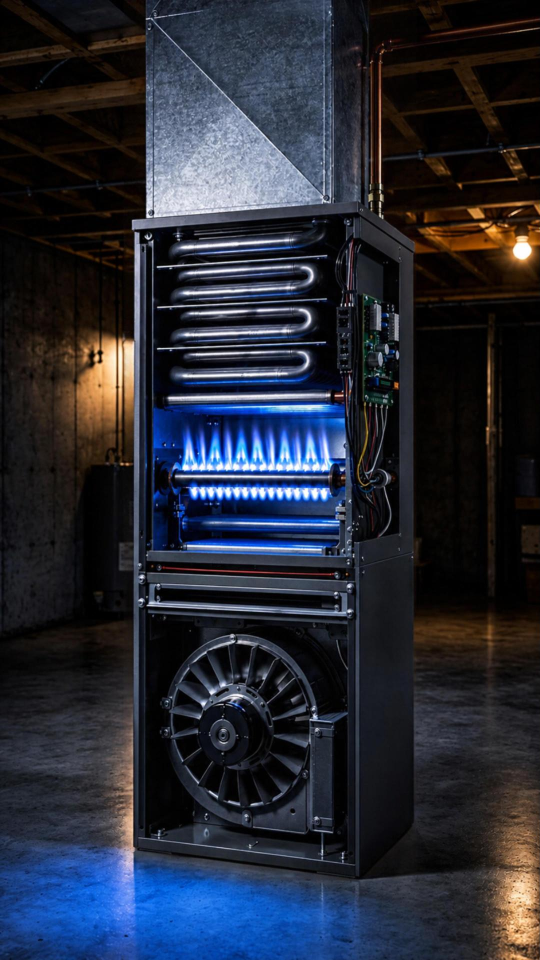
#> input picture assets/book/furnace.png, 1080 x 1920 px, found by its file name (shown at 1/2 size); its folder holds 6 pictures in this run
$ python make_covers.py
#> lines starting #> are read from the running program, lines starting #| are printed output that depends on the picture; after the words box and inside, x2 and y2 are one past the last pixel; in counts of white or black regions, pixels touching at a corner belong together
"""Paint the 'closed' exterior over each cutaway (1080x1920 crop coords) as an RGBA overlay for the reveal wipe."""
import random, math
from PIL import Image, ImageDraw, ImageFilter
random.seed(3)
A = "assets/book/"
def noise(im, amt=6):
    px = im.load(); w, h = im.size
    for y in range(h):
        for x in range(w):
            r, g, b, a = px[x, y]
            if a: n = random.randint(-amt, amt); px[x, y] = (max(0, min(255, r + n)), max(0, min(255, g + n)), max(0, min(255, b + n)), a)
    return im
def vgrad(w, h, top, bot):
    g = Image.new("RGBA", (w, h)); d = ImageDraw.Draw(g)
    for y in range(h): t = y / max(1, h - 1); d.line([(0, y), (w, y)], fill=tuple(int(top[i] + (bot[i] - top[i]) * t) for i in range(3)) + (255,))
    return g
def hgrad_shade(im, edge=0.18):          # darken left/right edges a little: reads as a solid object
    w, h = im.size; m = Image.new("L", (w, h), 0); d = ImageDraw.Draw(m)
    for x in range(w):
        u = abs(x / (w - 1) - .5) * 2; d.line([(x, 0), (x, h)], fill=int(255 * max(0, u - (1 - edge)) / edge * .5))
    dark = Image.new("RGBA", (w, h), (0, 0, 0, 255)); im.paste(Image.composite(dark, im, m), (0, 0)); return im
def save(ov, name, src):
    ov.save(A + name + "-cover.png")
    pv = Image.open(A + src + ".png").convert("RGBA"); pv.alpha_composite(ov); pv.resize((270, 480)).convert("RGB").save(f"/tmp/cov-{name}.jpg")

# furnace: closed front panel with louvers
ov = Image.new("RGBA", (1080, 1920), (0, 0, 0, 0)); x0, y0, x1, y1 = 266, 404, 828, 1752
#> after `ov = Image.new('RGBA', (1080, 1920), (0, 0, 0, 0))`: ov: PIL image 1080x1920 RGBA; every value is 0
p = noise(vgrad(x1 - x0, y1 - y0, (70, 72, 78), (46, 48, 54)), 4); hgrad_shade(p); d = ImageDraw.Draw(p); w, h = p.size
#> in vgrad, `g = Image.new('RGBA', (w, h))`: g: PIL image 562x1348 RGBA; every value is 0
#> in hgrad_shade, `m = Image.new('L', (w, h), 0)`: m: PIL image 562x1348 L; every value is 0
#> after `w, h = p.size`: w = 562; h = 1348
d.line([(0, 640), (w, 640)], fill=(28, 29, 33, 255), width=6); d.line([(0, 646), (w, 646)], fill=(98, 100, 106, 255), width=2)   # two doors
for i in range(9):                                                                 # louvers on the lower door
    yy = 760 + i * 34; d.rounded_rectangle([90, yy, w - 90, yy + 14], radius=7, fill=(26, 27, 31, 255)); d.line([(92, yy + 15), (w - 92, yy + 15)], fill=(110, 112, 118, 255), width=2)
for cx in (40, w - 40):
    for cy in (40, 600, 690, h - 40): d.ellipse([cx - 9, cy - 9, cx + 9, cy + 9], fill=(150, 152, 158, 255)); d.ellipse([cx - 4, cy - 4, cx + 4, cy + 4], fill=(60, 60, 64, 255))
d.rounded_rectangle([w // 2 - 46, 470, w // 2 + 46, 530], radius=10, fill=(16, 18, 26, 255), outline=(120, 122, 128, 255), width=3)  # sight window
d.ellipse([w // 2 - 22, 488, w // 2 + 22, 512], fill=(70, 120, 255, 255))
d.rounded_rectangle([120, 160, 300, 260], radius=6, fill=(214, 212, 204, 255)); d.rectangle([120, 160, 300, 186], fill=(40, 90, 160, 255))
for k in range(3): d.line([(136, 206 + k * 18), (270 - k * 30, 206 + k * 18)], fill=(130, 130, 130, 255), width=5)
ov.paste(p.filter(ImageFilter.GaussianBlur(.5)), (x0, y0)); save(ov, "furnace", "furnace")

# electrical panel: closed gray door (dead front)
ov = Image.new("RGBA", (1080, 1920), (0, 0, 0, 0)); x0, y0, x1, y1 = 190, 50, 870, 1838
p = noise(vgrad(x1 - x0, y1 - y0, (150, 153, 156), (112, 115, 118)), 4); hgrad_shade(p, .12); d = ImageDraw.Draw(p); w, h = p.size
#> in vgrad (call 2), `g = Image.new('RGBA', (w, h))`: g: PIL image 680x1788 RGBA; every value is 0
#> in hgrad_shade (call 2), `m = Image.new('L', (w, h), 0)`: m: PIL image 680x1788 L; every value is 0
#> after `w, h = p.size`: w = 680; h = 1788
d.rectangle([0, 0, w - 1, h - 1], outline=(70, 72, 76, 255), width=8); d.rectangle([22, 22, w - 23, h - 23], outline=(170, 173, 176, 255), width=3)
d.rounded_rectangle([w - 90, h // 2 - 70, w - 50, h // 2 + 70], radius=10, fill=(60, 62, 66, 255)); d.rectangle([w - 76, h // 2 - 20, w - 64, h // 2 + 20], fill=(25, 25, 28, 255))   # latch
d.rounded_rectangle([90, 140, 420, 330], radius=6, fill=(236, 234, 226, 255)); d.rectangle([90, 140, 420, 176], fill=(200, 60, 46, 255))
for k in range(5): d.line([(108, 206 + k * 24), (380 - (k % 2) * 90, 206 + k * 24)], fill=(140, 140, 140, 255), width=6)
for cx, cy in ((60, 60), (w - 60, 60), (60, h - 60), (w - 60, h - 60)): d.ellipse([cx - 11, cy - 11, cx + 11, cy + 11], fill=(190, 192, 196, 255), outline=(80, 80, 84, 255), width=3)
ov.paste(p.filter(ImageFilter.GaussianBlur(.5)), (x0, y0)); save(ov, "panel", "panel")
#> call 2 of save, with name = 'panel', src = 'panel'
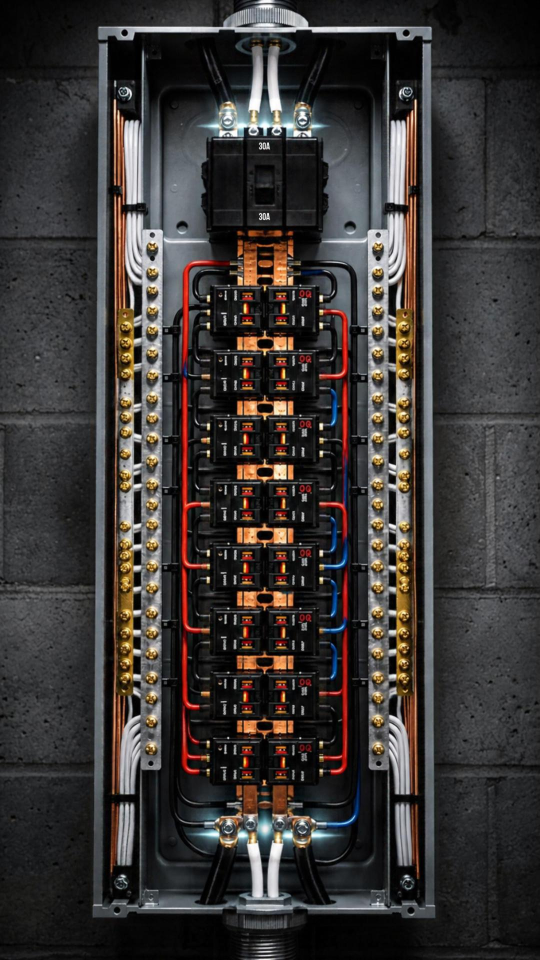
#> input picture assets/book/panel.png, 1080 x 1920 px, found by its file name (shown at 1/2 size)

# toilet: closed porcelain tank with its lid on, floating lid hidden
src = Image.open(A + "toilet.png").convert("RGBA")
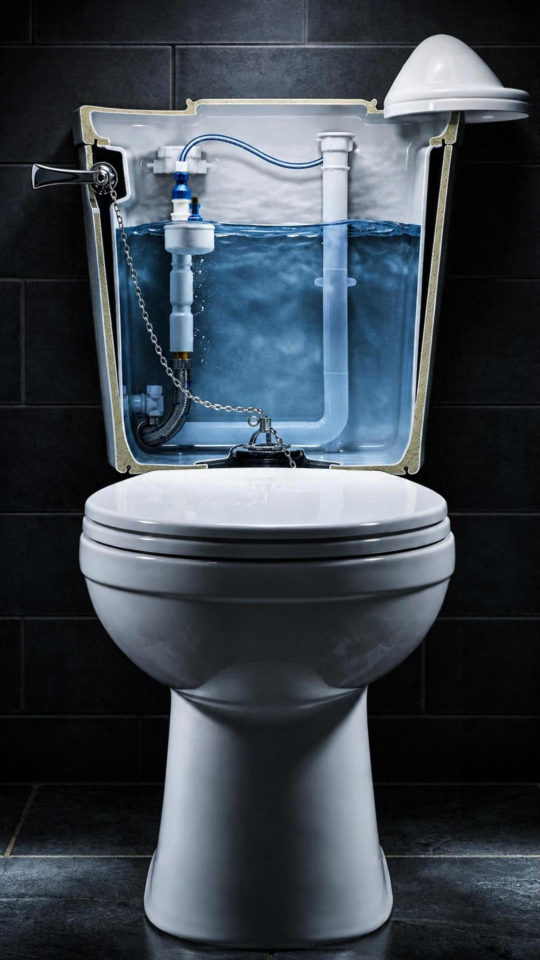
#> input picture assets/book/toilet.png, 1080 x 1920 px, found by its file name (shown at 1/2 size)
ov = Image.new("RGBA", (1080, 1920), (0, 0, 0, 0))
bg = src.crop((0, 40, 150, 260));
for xx in range(760, 1080, 150): ov.paste(bg, (xx, 40))                         # cover the floating lid with wall tile
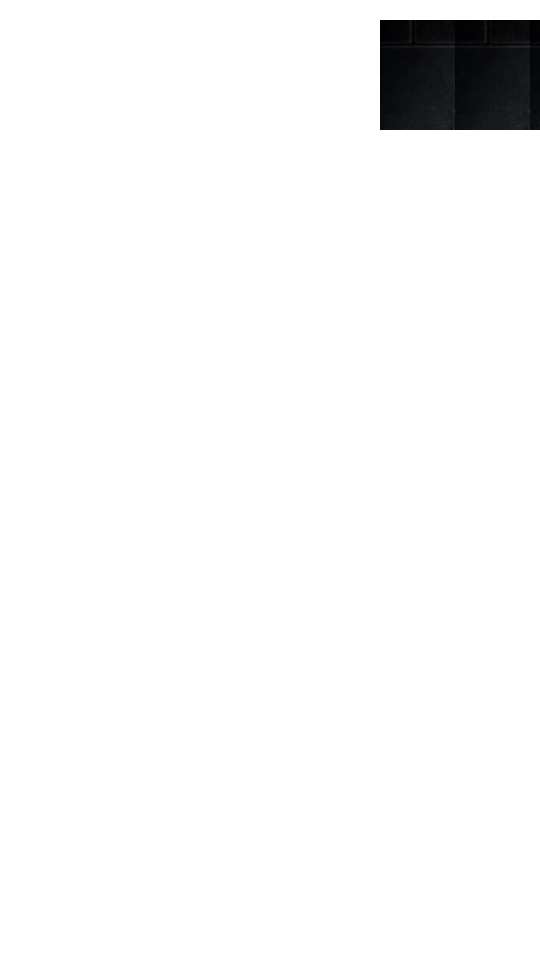
#> ov: PIL image 1080x1920 RGBA (shown at 1/2 size); mean R, G, B, A 0.5, 0.5, 0.6, 8.7; transparent parts drawn white
x0, y0, x1, y1 = 150, 196, 922, 952
p = vgrad(x1 - x0, y1 - y0, (236, 238, 242), (200, 204, 212)); hgrad_shade(p, .2); w, h = p.size
#> in vgrad (call 3), `g = Image.new('RGBA', (w, h))`: g: PIL image 772x756 RGBA; every value is 0
#> in hgrad_shade (call 3), `m = Image.new('L', (w, h), 0)`: m: PIL image 772x756 L; every value is 0
#> after `w, h = p.size`: w = 772; h = 756
m = Image.new("L", (w, h), 0); ImageDraw.Draw(m).polygon([(0, 0), (w, 0), (w - 30, h), (40, h)], fill=255)
#> after `ImageDraw.Draw(m).polygon([(0, 0), (w, 0), (w - 30, h), (40, h)], fill`:
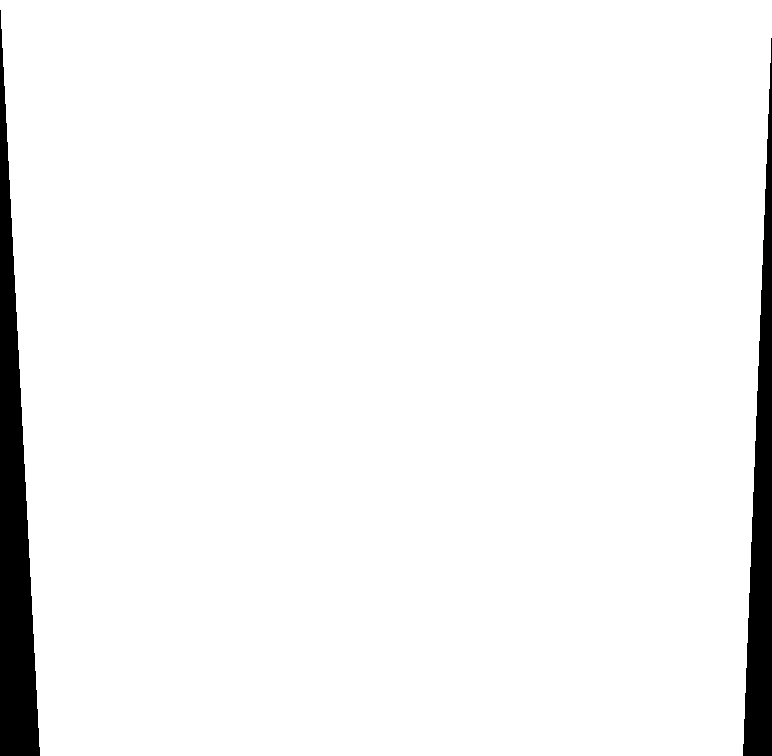
#> m: PIL image 772x756 L; 95.6% white; 2 black regions, box (x1, y1, x2, y2) and area: (0, 10, 40, 756) 15100, (743, 38, 772, 756) 10585
p.putalpha(m); d = ImageDraw.Draw(p)
hl = Image.new("RGBA", (w, h), (0, 0, 0, 0)); hd = ImageDraw.Draw(hl)
for x in range(60, w - 60, 3):                                                     # soft highlight band
    a = int(60 * math.exp(-((x - w * .3) / 70) ** 2)); hd.line([(x, 20), (x - 6, h - 20)], fill=(255, 255, 255, a))
p.alpha_composite(hl); p.putalpha(m)
ov.alpha_composite(p, (x0, y0)); d = ImageDraw.Draw(ov)
d.rounded_rectangle([x0 - 16, y0 - 34, x1 + 16, y0 + 18], radius=18, fill=(244, 246, 250, 255), outline=(170, 176, 186, 255), width=3)  # lid
src_handle = src.crop((55, 320, 240, 390)); ov.alpha_composite(src_handle, (55, 320))                                        # keep the handle in front
#> after `src_handle = src.crop((55, 320, 240, 390))`:
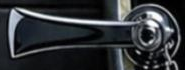
#> src_handle: PIL image 185x70 RGBA; mean R, G, B, A 47.7, 50.7, 54.4, 255
save(ov.filter(ImageFilter.GaussianBlur(.4)), "toilet", "toilet")

# attic: gable end closed with lap siding and a louvered vent
ov = Image.new("RGBA", (1080, 1920), (0, 0, 0, 0)); tri = [(612, 236), (1080, 905), (1080, 1365), (0, 1365), (0, 880)]
p = Image.new("RGBA", (1080, 1920), (0, 0, 0, 0)); d = ImageDraw.Draw(p)
for y in range(200, 1380, 46):
    d.rectangle([0, y, 1080, y + 46], fill=(214, 206, 190, 255)); d.line([(0, y + 44), (1080, y + 44)], fill=(150, 142, 128, 255), width=4); d.line([(0, y + 2), (1080, y + 2)], fill=(236, 230, 218, 255), width=2)
d.polygon([(470, 640), (612, 470), (754, 640)], fill=(60, 58, 54, 255))
for i in range(6): yy = 520 + i * 20; d.line([(612 - (yy - 470) * .83 + 8, yy), (612 + (yy - 470) * .83 - 8, yy)], fill=(160, 154, 142, 255), width=6)
m = Image.new("L", (1080, 1920), 0); ImageDraw.Draw(m).polygon(tri, fill=255); p.putalpha(m)
#> after `m = Image.new('L', (1080, 1920), 0)`: m: PIL image 1080x1920 L; every value is 0
#> after `ImageDraw.Draw(m).polygon(tri, fill=255)`:
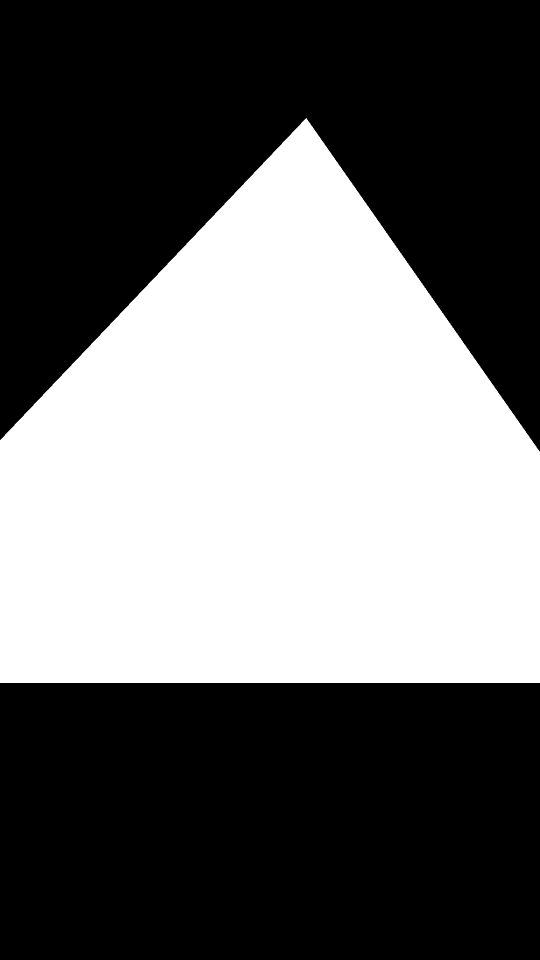
#> m: PIL image 1080x1920 L (shown at 1/2 size); 41.8% white; 1 white region, box (x1, y1, x2, y2) and area: (0, 236, 1080, 1366) 866919
#> after `p.putalpha(m)`:
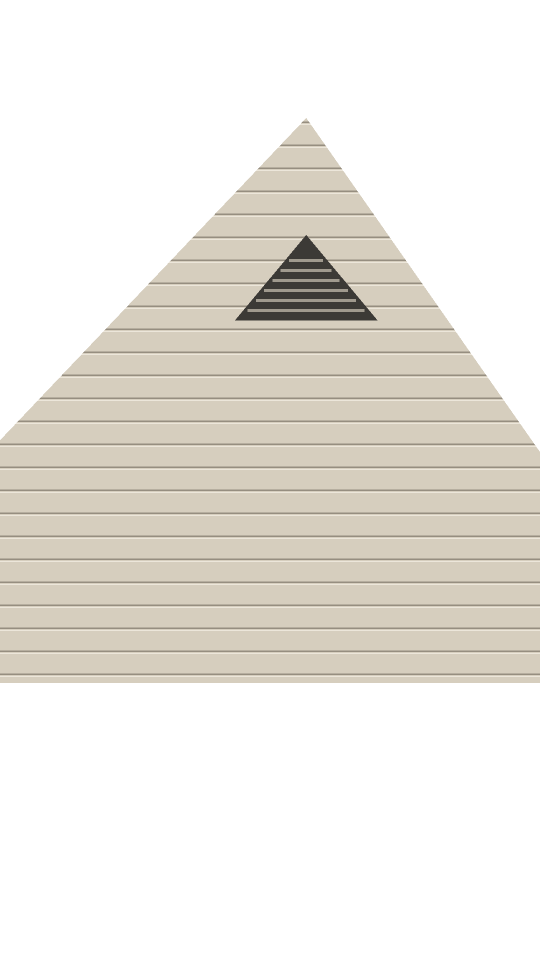
#> p: PIL image 1080x1920 RGBA (shown at 1/2 size); mean R, G, B, A 129.9, 125, 115.3, 106.6; transparent parts drawn white
p = noise(p, 3); d = ImageDraw.Draw(p); d.line(tri[:2], fill=(240, 236, 228, 255), width=18); d.line([tri[0], tri[4]], fill=(240, 236, 228, 255), width=18)   # fascia trim
#> (the run stopped early here; a loop or call above may not have finished)
